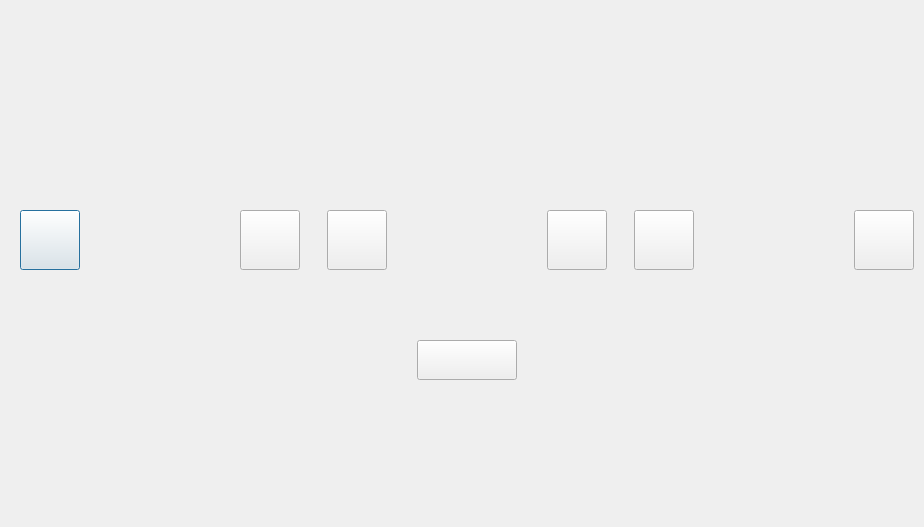
<?xml version="1.0" encoding="UTF-8"?>
<ui version="4.0">
 <class>SyringeSetting</class>
 <widget class="QDialog" name="SyringeSetting">
  <property name="geometry">
   <rect>
    <x>0</x>
    <y>0</y>
    <width>924</width>
    <height>527</height>
   </rect>
  </property>
  <property name="windowTitle">
   <string>Dialog</string>
  </property>
  <widget class="QLabel" name="injectionSizeValue">
   <property name="geometry">
    <rect>
     <x>90</x>
     <y>210</y>
     <width>140</width>
     <height>60</height>
    </rect>
   </property>
   <property name="text">
    <string/>
   </property>
  </widget>
  <widget class="QLabel" name="injectionSize">
   <property name="geometry">
    <rect>
     <x>100</x>
     <y>150</y>
     <width>120</width>
     <height>40</height>
    </rect>
   </property>
   <property name="text">
    <string/>
   </property>
  </widget>
  <widget class="QPushButton" name="injectionSizeLeft">
   <property name="geometry">
    <rect>
     <x>20</x>
     <y>210</y>
     <width>60</width>
     <height>60</height>
    </rect>
   </property>
   <property name="text">
    <string/>
   </property>
  </widget>
  <widget class="QPushButton" name="injectionSizeRight">
   <property name="geometry">
    <rect>
     <x>240</x>
     <y>210</y>
     <width>60</width>
     <height>60</height>
    </rect>
   </property>
   <property name="text">
    <string/>
   </property>
  </widget>
  <widget class="QPushButton" name="doseTimeLeft">
   <property name="geometry">
    <rect>
     <x>327</x>
     <y>210</y>
     <width>60</width>
     <height>60</height>
    </rect>
   </property>
   <property name="text">
    <string/>
   </property>
  </widget>
  <widget class="QLabel" name="doseTimeValue">
   <property name="geometry">
    <rect>
     <x>397</x>
     <y>210</y>
     <width>140</width>
     <height>60</height>
    </rect>
   </property>
   <property name="text">
    <string/>
   </property>
  </widget>
  <widget class="QPushButton" name="doseTimeRight">
   <property name="geometry">
    <rect>
     <x>547</x>
     <y>210</y>
     <width>60</width>
     <height>60</height>
    </rect>
   </property>
   <property name="text">
    <string/>
   </property>
  </widget>
  <widget class="QLabel" name="doseTime">
   <property name="geometry">
    <rect>
     <x>407</x>
     <y>150</y>
     <width>120</width>
     <height>40</height>
    </rect>
   </property>
   <property name="text">
    <string/>
   </property>
  </widget>
  <widget class="QPushButton" name="cureModelLeft">
   <property name="geometry">
    <rect>
     <x>634</x>
     <y>210</y>
     <width>60</width>
     <height>60</height>
    </rect>
   </property>
   <property name="text">
    <string/>
   </property>
  </widget>
  <widget class="QLabel" name="cureModelValue">
   <property name="geometry">
    <rect>
     <x>704</x>
     <y>210</y>
     <width>140</width>
     <height>60</height>
    </rect>
   </property>
   <property name="text">
    <string/>
   </property>
  </widget>
  <widget class="QPushButton" name="cureModelRight">
   <property name="geometry">
    <rect>
     <x>854</x>
     <y>210</y>
     <width>60</width>
     <height>60</height>
    </rect>
   </property>
   <property name="text">
    <string/>
   </property>
  </widget>
  <widget class="QLabel" name="cureModel">
   <property name="geometry">
    <rect>
     <x>714</x>
     <y>150</y>
     <width>120</width>
     <height>40</height>
    </rect>
   </property>
   <property name="text">
    <string/>
   </property>
  </widget>
  <widget class="QPushButton" name="save">
   <property name="geometry">
    <rect>
     <x>417</x>
     <y>340</y>
     <width>100</width>
     <height>40</height>
    </rect>
   </property>
   <property name="text">
    <string/>
   </property>
  </widget>
 </widget>
 <resources/>
 <connections/>
</ui>
